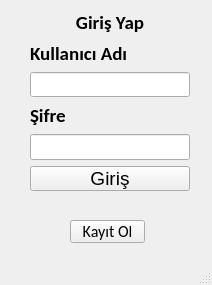
<?xml version="1.0" encoding="UTF-8"?>
<ui version="4.0">
 <class>MainWindow</class>
 <widget class="QMainWindow" name="MainWindow">
  <property name="geometry">
   <rect>
    <x>0</x>
    <y>0</y>
    <width>212</width>
    <height>285</height>
   </rect>
  </property>
  <property name="windowTitle">
   <string>Giriş Ekranı</string>
  </property>
  <widget class="QWidget" name="centralwidget">
   <widget class="QWidget" name="verticalLayoutWidget">
    <property name="geometry">
     <rect>
      <x>30</x>
      <y>10</y>
      <width>160</width>
      <height>182</height>
     </rect>
    </property>
    <layout class="QVBoxLayout" name="verticalLayout">
     <item>
      <widget class="QLabel" name="label_3">
       <property name="font">
        <font>
         <family>Calibri</family>
         <pointsize>14</pointsize>
         <weight>75</weight>
         <bold>true</bold>
        </font>
       </property>
       <property name="text">
        <string>Giriş Yap</string>
       </property>
       <property name="alignment">
        <set>Qt::AlignCenter</set>
       </property>
      </widget>
     </item>
     <item>
      <widget class="QLabel" name="label">
       <property name="font">
        <font>
         <family>Calibri</family>
         <pointsize>14</pointsize>
         <weight>75</weight>
         <bold>true</bold>
        </font>
       </property>
       <property name="text">
        <string>Kullanıcı Adı</string>
       </property>
      </widget>
     </item>
     <item>
      <widget class="QLineEdit" name="adLine">
       <property name="font">
        <font>
         <family>Calibri</family>
         <pointsize>12</pointsize>
        </font>
       </property>
      </widget>
     </item>
     <item>
      <widget class="QLabel" name="label_2">
       <property name="font">
        <font>
         <family>Calibri</family>
         <pointsize>14</pointsize>
         <weight>75</weight>
         <bold>true</bold>
        </font>
       </property>
       <property name="text">
        <string>Şifre</string>
       </property>
      </widget>
     </item>
     <item>
      <widget class="QLineEdit" name="sifreLine">
       <property name="font">
        <font>
         <family>Calibri</family>
         <pointsize>12</pointsize>
        </font>
       </property>
      </widget>
     </item>
     <item>
      <widget class="QPushButton" name="girisButon">
       <property name="font">
        <font>
         <pointsize>14</pointsize>
        </font>
       </property>
       <property name="text">
        <string>Giriş</string>
       </property>
      </widget>
     </item>
    </layout>
   </widget>
   <widget class="QPushButton" name="kayitButon">
    <property name="geometry">
     <rect>
      <x>70</x>
      <y>220</y>
      <width>75</width>
      <height>23</height>
     </rect>
    </property>
    <property name="font">
     <font>
      <family>Calibri</family>
      <pointsize>12</pointsize>
     </font>
    </property>
    <property name="text">
     <string>Kayıt Ol</string>
    </property>
   </widget>
  </widget>
  <widget class="QMenuBar" name="menubar">
   <property name="geometry">
    <rect>
     <x>0</x>
     <y>0</y>
     <width>212</width>
     <height>21</height>
    </rect>
   </property>
  </widget>
  <widget class="QStatusBar" name="statusbar"/>
 </widget>
 <resources/>
 <connections/>
</ui>
